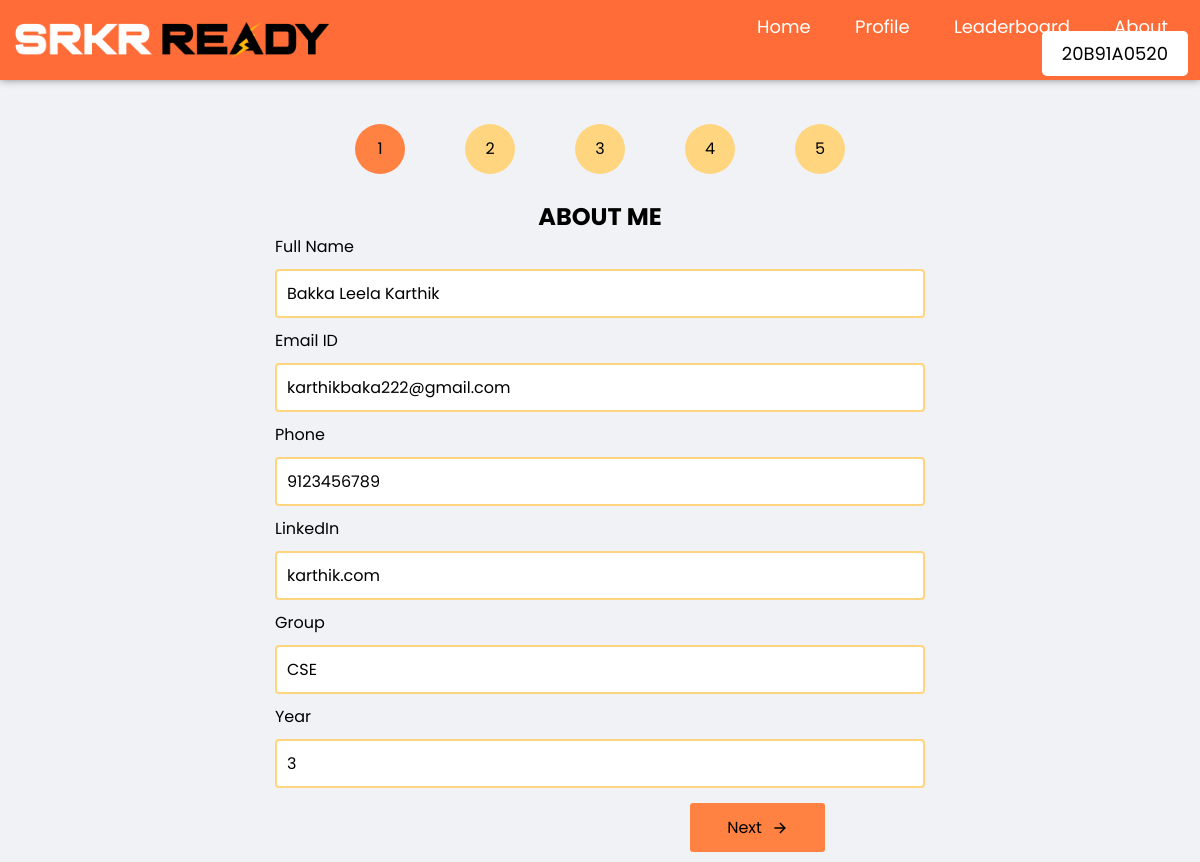
/stu_edit.php (signed in), run on the app's committed database.
### tables this page shows
CREATE TABLE `stu_profile` (
  `Reg_No` varchar(10) NOT NULL,
  `FullName` varchar(100) NOT NULL,
  `Email` varchar(100) NOT NULL,
  `Phone` bigint(10) NOT NULL,
  `Linkedin` varchar(200) NOT NULL,
  `Career_Objective` varchar(1000) NOT NULL,
  `Tech_Skills` varchar(1000) NOT NULL,
  `Programming_Languages` varchar(1000) NOT NULL,
  `Tools` varchar(1000) NOT NULL,
  `Projects` varchar(1000) NOT NULL,
  `Internships` varchar(1000) NOT NULL,
  `Certificates` varchar(1000) NOT NULL
);

CREATE TABLE `stu_leaderboard` (
  `Reg_No` varchar(10) NOT NULL,
  `Name` text NOT NULL,
  `Email` varchar(1000) NOT NULL,
  `Group` text NOT NULL,
  `Year` smallint(6) NOT NULL,
  `Username_Hackerrank` varchar(100) NOT NULL,
  `Hackerrank` int(10) NOT NULL,
  `Username_Leetcode` varchar(100) NOT NULL,
  `Leetcode` int(10) NOT NULL,
  `Username_Codechef` varchar(100) NOT NULL,
  `Codechef` int(10) NOT NULL,
  `Username_Interviewbit` varchar(100) NOT NULL,
  `Interviewbit` int(10) NOT NULL,
  `TotalScore` int(20) NOT NULL
);

### stu_edit.php (the view, shortened to what this page needs)
<?php
    $servername = "localhost";
    $username = "root";
    $password = "";
    $dbname = "srkr ready";
    $conn = new mysqli($servername, $username, $password, $dbname);
    $sql = "SELECT * FROM stu_profile WHERE Reg_No='{$_SESSION['username']}'";
    $result = mysqli_query($conn, $sql);
    $row = mysqli_fetch_assoc($result);
    $sql1 = "SELECT * FROM stu_leaderboard WHERE Reg_No='{$_SESSION['username']}'";
    $result1 = mysqli_query($conn, $sql1);
    $row1 = mysqli_fetch_assoc($result1);
    $name= $row['FullName'];
    $email=$row['Email'];
    $phone=$row['Phone'];
    $linkedin=$row['Linkedin'];
    $year=$row1['Year'];
    $group=$row1['Group'];
?>
<!DOCTYPE html>
<html lang="en" dir="ltr">
    <head>
      <link rel="stylesheet" href="stu_edit.css">
    </head>
    <body>
        <nav class="topnav">
            <div class="topnav-left">
                <img src="images/SRKR Ready.png">
            </div>
            <div class="topnav-right">
                <ul>
                <li><a href="stu_home.php">Home</a></li>
                <li><a href="stu_profile.php">Profile</a></li>
                <li><a href="stu_leaderboard.php">Leaderboard</a></li>
                <li><a href="stu_about.php">About</a></li>
                <li><?php echo "<a class='active' href='stu_settings.php'>{$_SESSION['username']}</a>"; ?></li>
                </ul>
            </div>
        </nav>
        <div class="content">
            <div class="wrapper">
                <div class="header">
                    <ul style="list-style-type: none;">
                        <li class="act form_1_progessbar">
                            <div>
                                <p>1</p>
                            </div>
                        </li>
                        <li class="form_2_progessbar">
                            <div>
                                <p>2</p>
                            </div>
                        </li>
                        <li class="form_3_progessbar">
                            <div>
                                <p>3</p>
                            </div>
                        </li>
                        <li class="form_4_progessbar">
                            <div>
                                <p>4</p>
                            </div>
                        </li>
                        <li class="form_5_progessbar">
                            <div>
                                <p>5</p>
                            </div>
                        </li>
                    </ul>
                </div>
                <div class="form_wrap">
                    <form method="post" action="">
                        <div class="form_1 data_info">
                            <h2>About Me</h2>
                            <div class="form_container">
                                <div class="input_wrap">
                                    <label for="fullname">Full Name</label>
                                    <input type="text" name="fullname" class="input" id="name" value="<?php echo $name; ?>">
                                </div>
                                <div class="input_wrap">
                                    <label for="email">Email ID</label>
                                    <input type="text" name="email" class="input" id="email" value="<?php echo $email; ?>">
                                </div>
                                <div class="input_wrap">
                                    <label for="phone">Phone</label>
                                    <input type="tel" name="phone" class="input" id="phone" value="<?php echo $phone; ?>">
                                </div>
                                <div class="input_wrap">
                                    <label for="linkedin">LinkedIn</label>
                                    <input type="text" name="linkedin" class="input" id="linkedin" value="<?php echo $linkedin; ?>">
                                </div>
                                <div class="input_wrap">
                                    <label for="group">Group</label>
                                    <input type="text" name="group" class="input" id="group" value="<?php echo $group; ?>">
                                </div>
                                <div class="input_wrap">
                                    <label for="year">Year</label>
                                    <input type="number" name="year" class="input" id="year" value="<?php echo $year; ?>">
                                </div>
                            </div>
                        </div>
                    </form>
                </div>
                <div class="btns_wrap">
                    <div class="common_btns form_1_btns">
                        <button type="submit" name="submit1" class="btn_next">Next <span class="icon"><ion-icon name="arrow-forward-sharp"></ion-icon></span></button>
                    </div>
                </div>
            </div>
        </div>
    </body>
</html>

### stu_edit.css (style rules this page uses)
* { margin: 0; padding: 0; box-sizing: border-box; font-family: 'Poppins', sans-serif; }
body { background: #f0f2f5; }
.topnav { display: flex; align-items: center; justify-content: space-between; background: #ff6c37; padding: 13px 1%; box-shadow: 0 0 8px rgba(0, 0, 0, 0.450); position: sticky; top: 0; }
.topnav-left { flex-basis: 50%; display: flex; }
.topnav-left img { height: 40px; width: 320px; }
.topnav-right { flex-basis: 50%; text-align: right; }
.topnav-right ul { margin: 0 auto; padding: 0px; }
.topnav-right ul li { list-style: none; display: inline-block; }
.topnav-right ul li a { padding: 10px 20px; border-radius:5px; color: #FFF; font-size: 18px; text-decoration: none; }
.active { cursor: default; color:#000 !important; background-color: rgba(255, 255, 255); }
:root { --primary: #ff8243; --secondary: #FFD580; --text-clr: #000000; --header-clr: #000000; --next-btn-hover: #FF7F50; --back-btn-hover: #FF7F50; }
.content { background: var(--white); color: var(--text-clr); font-size: 16px; list-style: none; justify-content: center; align-items: center; }
.wrapper { width: 800px; max-width: 100%; background: var(--white); margin:auto; border-radius: 5px; margin-top: 2%; padding-top: 15px; padding-bottom: 10px; }
.wrapper .header { margin-bottom: 20px; display: flex; justify-content: center; align-items: center; }
.wrapper .header ul { display: flex; }
.wrapper .header ul li { margin-right: 50px; }
.wrapper .header ul li:last-child { margin-right: 0; }
.wrapper .header ul li div { padding: 5px; border-radius: 50%; }
.wrapper .header ul li p { width: 50px; height: 50px; background: var(--secondary); color: var(--white); text-align: center; line-height: 50px; border-radius: 50%; }
.wrapper .header ul li.act:before { background: var(--primary); }
.wrapper .header ul li.act p { background: var(--primary); }
.wrapper .form_wrap { margin-bottom: 10px; }
.wrapper .form_wrap h2 { color: var(--header-clr); text-align: center; text-transform: uppercase; }
.wrapper .form_wrap .input_wrap { width: 650px; max-width: 100%; margin:auto; }
.wrapper .form_wrap .input_wrap:last-child { margin-bottom: 0; }
.wrapper .form_wrap .input_wrap label { display: block; margin-bottom: 10px; }
.wrapper .form_wrap .input_wrap .input { border: 2px solid var(--secondary); border-radius: 4px; padding: 10px; margin-bottom: 10px; display: block; width: 100%; font-size: 16px; transition: 0.5s ease; }
.wrapper .btns_wrap { width: 450px; max-width: 100%; margin: 0 auto; margin-top: 15px; }
.wrapper .btns_wrap .common_btns { display: flex; justify-content: space-between; }
.wrapper .btns_wrap .common_btns.form_1_btns { justify-content: flex-end; }
.wrapper .btns_wrap .common_btns button { border: 0; padding: 12px 15px; background: var(--primary); color: var(--white); width: 135px; justify-content: center; display: flex; align-items: center; font-size: 16px; border-radius: 3px; transition: 0.5s ease; cursor: pointer; }
.wrapper .btns_wrap .common_btns button.btn_next .icon { display: flex; margin-left: 10px; }

### data on the page
stu_profile: fullname "Bakka Leela Karthik", email "karthikbaka222@gmail.com", phone "9123456789", linkedin "karthik.com"
stu_leaderboard: group "CSE", year "3"

### other printed values
$_SESSION['username'] "20B91A0520"
